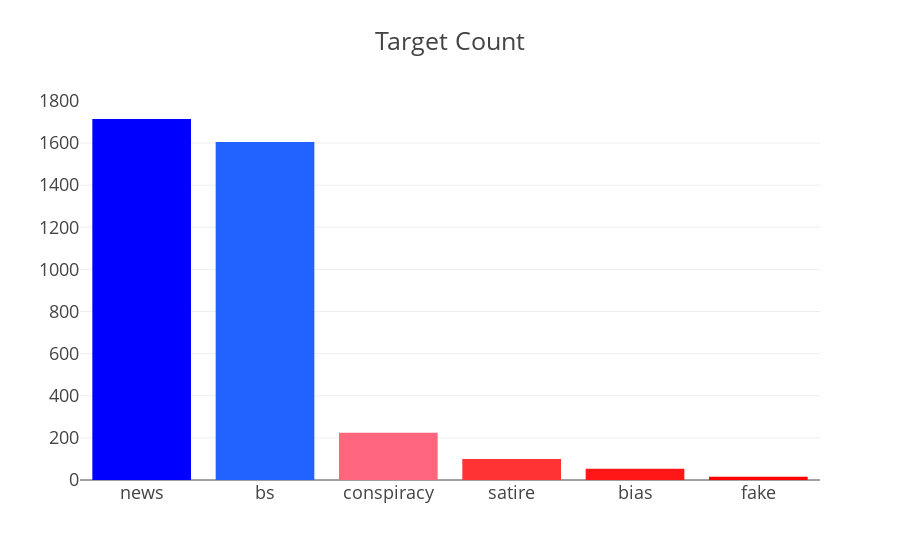
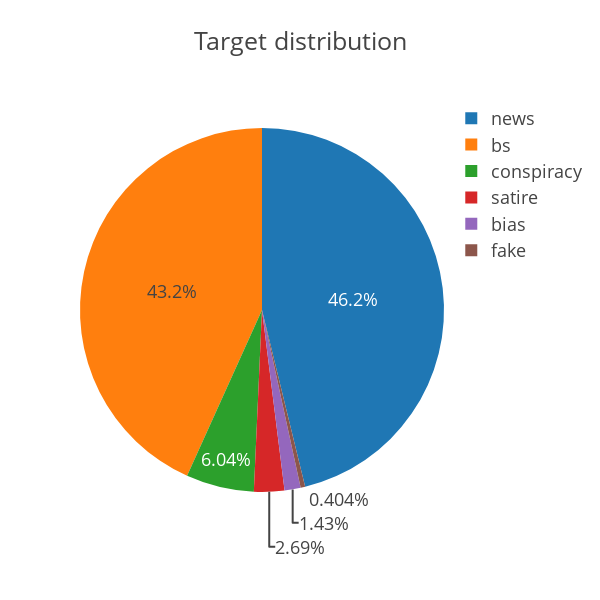

Notebook source saved alongside these figures, in order:
### Markdown cell above
## Target Distribution
First let us look at the distribution of the target variable to understand more about the imbalance and so on.

### Code cell
## target count ##
cnt_srs = df['type'].value_counts()
trace = go.Bar(
    x=cnt_srs.index,
    y=cnt_srs.values,
    marker=dict(
        color=cnt_srs.values,
        colorscale = 'Picnic',
        reversescale = True
    ),
)

layout = go.Layout(
    title='Target Count',
    font=dict(size=18)
)

data = [trace]
fig = go.Figure(data=data, layout=layout)
py.iplot(fig, filename="TargetCount")

## target distribution ##
labels = (np.array(cnt_srs.index))
sizes = (np.array((cnt_srs / cnt_srs.sum())*100))

trace = go.Pie(labels=labels, values=sizes)
layout = go.Layout(
    title='Target distribution',
    font=dict(size=18),
    width=600,
    height=600,
)
data = [trace]
fig = go.Figure(data=data, layout=layout)
py.iplot(fig, filename="usertype")

### Figure 1 — Plotly figure (JSON) as saved in the notebook; plotly's stock layout.template omitted (floating-point values rounded to 4 significant figures)
{"data": [{"marker": {"color": [1714, 1605, 224, 100, 53, 15], "colorscale": "Picnic", "reversescale": true}, "type": "bar", "uid": "af861d28-ecee-40cc-b07b-25358b8de219", "x": ["news", "bs", "conspiracy", "satire", "bias", "fake"], "y": [1714, 1605, 224, 100, 53, 15]}], "layout": {"font": {"size": 18}, "title": "Target Count"}}

### Figure 2 — Plotly figure (JSON) as saved in the notebook; plotly's stock layout.template omitted (floating-point values rounded to 4 significant figures)
{"data": [{"labels": ["news", "bs", "conspiracy", "satire", "bias", "fake"], "type": "pie", "uid": "68a0d299-42f4-4458-88af-4efbe3dea8c9", "values": [46.19, 43.25, 6.036, 2.695, 1.428, 0.4042]}], "layout": {"font": {"size": 18}, "height": 600, "title": "Target distribution", "width": 600}}
